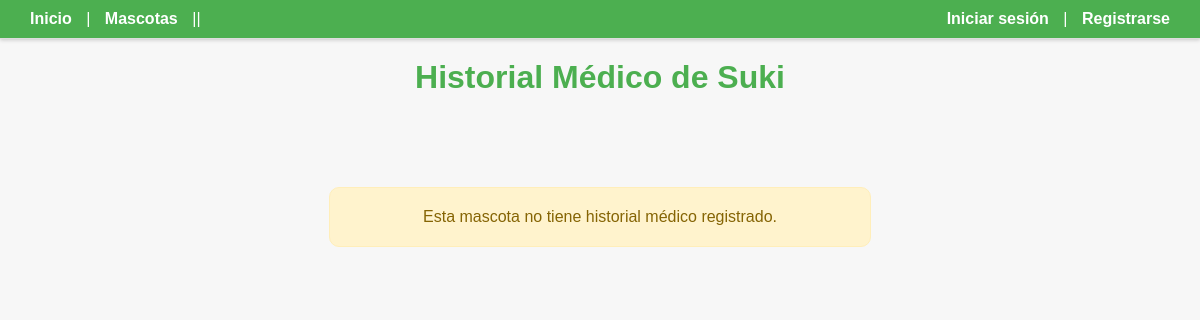
The page /historial/3 on the database as committed earlier.
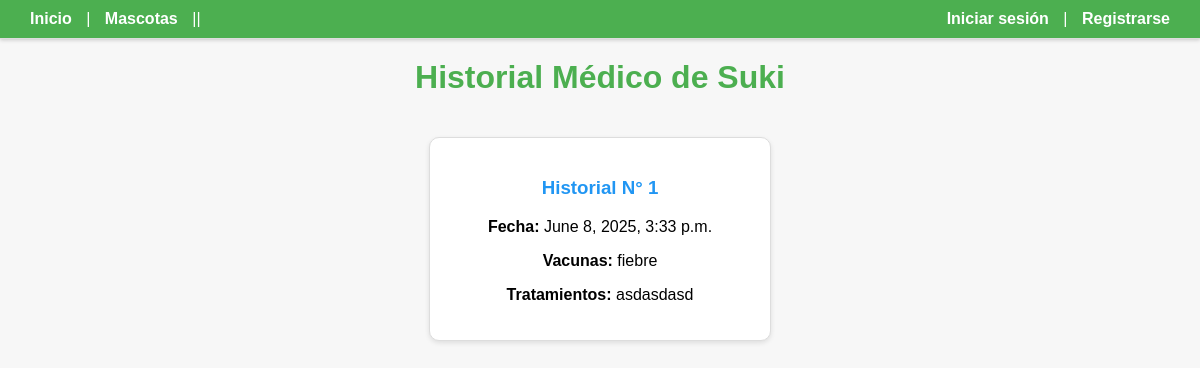
The same page on the database as committed later.
### Mascota/models.py (models this page shows)
class Historial_medico(models.Model):
    id = models.IntegerField(primary_key=True)
    mascota_id = models.ForeignKey(Mascota, on_delete=models.CASCADE)
    fecha = models.DateTimeField(auto_now_add=True)
    vacuna = models.CharField(max_length=100)
    tratamiento = models.TextField(max_length=100)

### Mascota/views.py (the view)
# urls.py: path('historial/<int:mascota_id>',views.Historial_Mascota,name='mascota'),
def Historial_Mascota(request, mascota_id):
    mascota = get_object_or_404(Mascota, pk=mascota_id)
    historiales = Historial_medico.objects.filter(mascota_id=mascota).order_by('-fecha')
    return render(request, 'Mascota/historial.html', {
        'mascota': mascota,
        'historiales': historiales
    })

### Mascota/templates/Mascota/historial.html (shortened to what this page needs)
{% extends 'pagina/base.html' %}
{% block content %}
<h1 style="text-align: center; color: #4CAF50; margin-top: 20px;">Historial Médico de {{ mascota.nombre }}</h1>
<div style="max-width: 1000px; margin: 0 auto; padding: 20px;">
  {% if historiales %}
    <div style="display: flex; flex-wrap: wrap; justify-content: center; gap: 20px;">
      {% for historial in historiales %}
        <div style="background: white; border: 1px solid #ddd; border-radius: 10px; padding: 20px; width: 300px; box-shadow: 0 2px 5px rgba(0,0,0,0.1); text-align: center;">
          <h3 style="color: #2196F3;">Historial N° {{ historial.id }}</h3>
          <p><strong>Fecha:</strong> {{ historial.fecha }}</p>
          <p><strong>Vacunas:</strong> {{ historial.vacuna }}</p>
          <p><strong>Tratamientos:</strong> {{ historial.tratamiento }}</p>
        </div>
      {% endfor %}
    </div>
  {% else %}
    <div style="max-width: 500px; margin: 50px auto; padding: 20px; background: #fff3cd; color: #856404; border: 1px solid #ffeeba; border-radius: 10px; text-align: center;">
      Esta mascota no tiene historial médico registrado.
    </div>
  {% endif %}
</div>
{% endblock %}

Rows that differ between the two databases and show on the page:
now on this page (row edited): Historial_medico: id "1", fecha "June 8, 2025, 3:33 p.m.", vacuna "fiebre", tratamiento "asdasdasd"
Other text that changed with them:
text no longer shown: "Esta mascota no tiene historial médico registrado."
